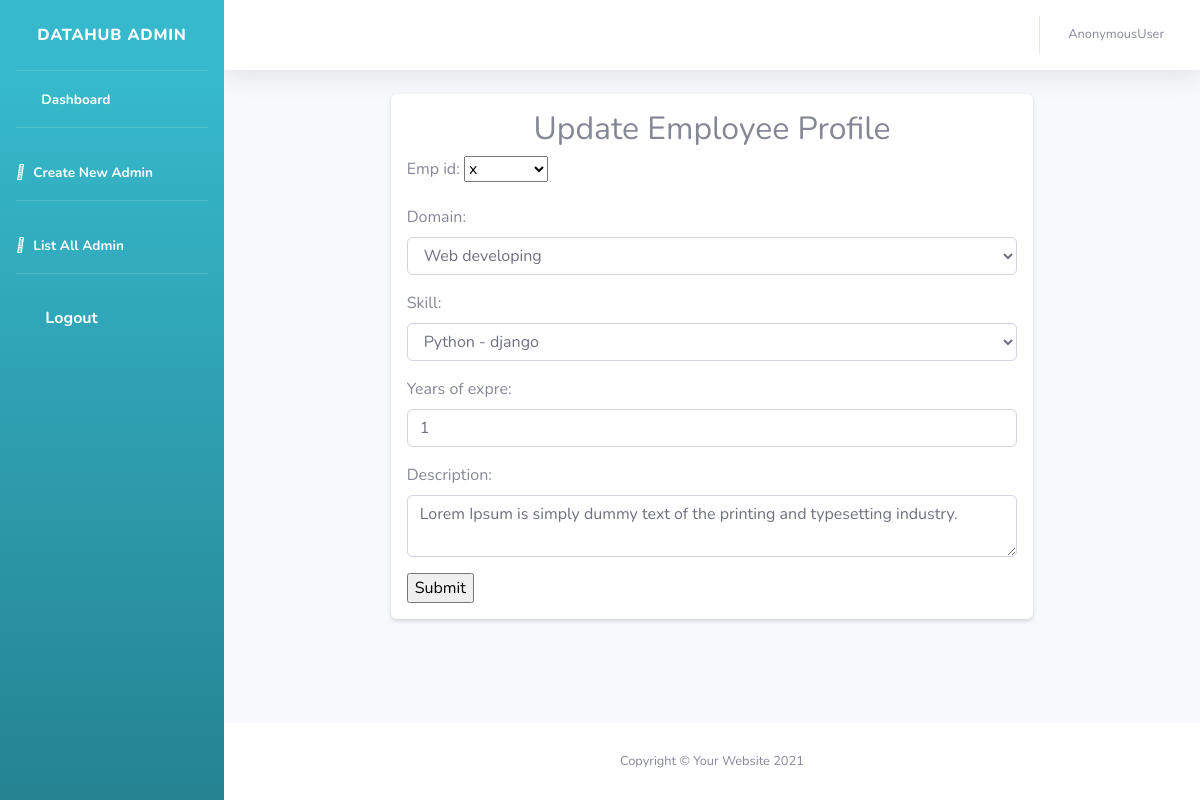
Page /exp/update/6 on the committed database.
### emp_crud/models.py (models this page shows, shortened)
class Exprerience(models.Model):
    emp_id = models.ForeignKey(Employee, on_delete=models.CASCADE)
    domain = models.ForeignKey(Domains, on_delete=models.CASCADE)
    skill = models.ForeignKey(Skills, on_delete=models.CASCADE, default=None)
    years_of_expre = models.IntegerField()
    description = models.TextField(max_length=400)

class Skills(models.Model):
    domain = models.ForeignKey(Domains, on_delete=models.CASCADE)
    name = models.CharField(max_length=200)
    def __str__(self):
        return self.name

### emp_crud/views.py (the view)
# urls.py: path('exp/update/<int:pk>', Update_experience_view.as_view(), name='update-exp'),
class Update_experience_view(UpdateView):
    template_name = 'update.html'
    form_class = Exprerience_form
    model = Exprerience
    success_url = reverse_lazy('home')

### emp_crud/forms.py
class Exprerience_form(forms.ModelForm):
    class Meta:
        model = Exprerience
        fields = "__all__"
        widgets = {
            "domain": forms.Select(attrs={"class":"form-control"}),
            "skill": forms.Select(attrs={"class":"form-control"}),
            "years_of_expre": forms.NumberInput(attrs={"class":"form-control"}),
            "description": forms.Textarea(attrs={"class":"form-control","rows": 2}),
        }
    def __init__(self, *args, **kwargs):
        super().__init__(*args, **kwargs)
        self.fields['skill'].queryset = Skills.objects.none()
        if 'domain' in self.data:
            try:
                domain_id = int(self.data.get('domain'))
                self.fields['skill'].queryset = Skills.objects.filter(domain=domain_id).all()
            except (ValueError, TypeError):
                pass
        elif self.instance.pk:
            self.fields['skill'].queryset = self.instance.domain.skills_set.order_by('name')

### emp_crud/models.py (called while the page is built)
    def __str__(self):
        return self.username

    def __str__(self):
        return self.name

### emp_crud/templates/update.html (shortened to what this page needs)
{% extends 'base.html' %}
{% block content %}
<div class="row">
    <div class="col-2"></div>
    <div class="col-8">
        <div class="card border-0 shadow-sm p-3">
            <h2 class="text-center">Update Employee Profile</h2>
            <form action="" method="post" enctype="multipart/form-data">
                {{form.as_p}}
                <input type="submit" value="Submit">
            </form>
        </div>
    </div>
    <div class="col-2"></div>
</div>
{% endblock content %}

### rows in the picture
Exprerience: emp_id "x", skill "Python - django", years_of_expre "1", description "Lorem Ipsum is simply dummy text of the printing and typesetting industry."
Skills: domain "Web developing"

### other values in the picture
{{ request.user }} "AnonymousUser"
